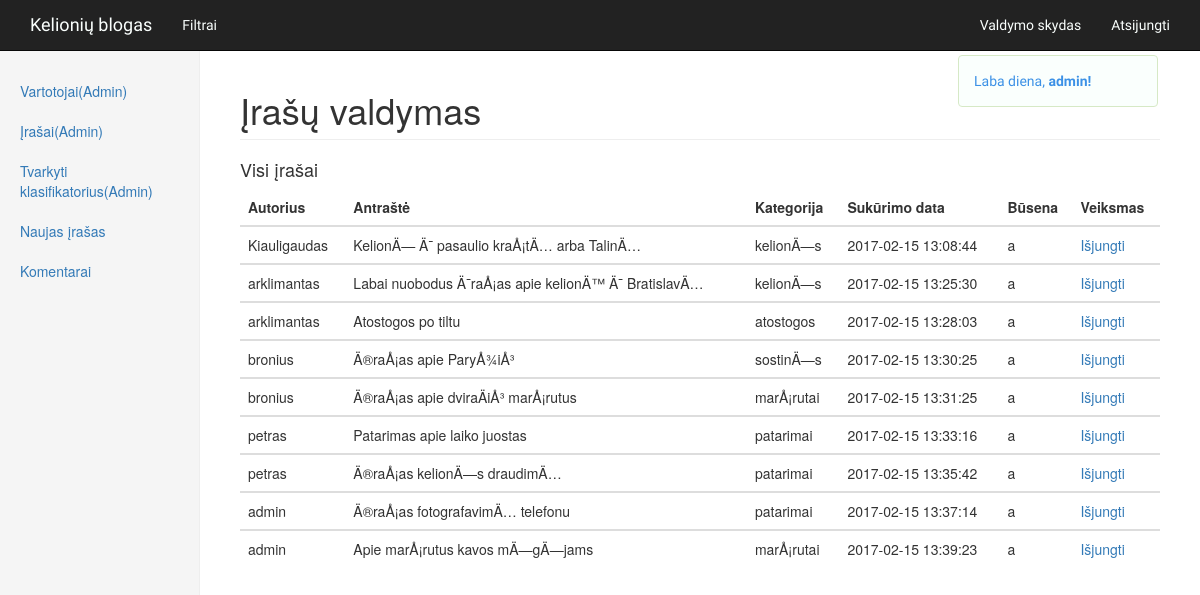
Screenshot of /admin.php?type=entries (signed in) with the database file from the repository.
### tables this page shows
CREATE TABLE `users` (
  `id` int(11) NOT NULL,
  `username` varchar(255) NOT NULL,
  `email` varchar(255) NOT NULL,
  `password` varchar(255) NOT NULL,
  `user_level` int(11) NOT NULL DEFAULT '3',
  `type` varchar(11) NOT NULL DEFAULT 'a',
  `timestamp` datetime NOT NULL DEFAULT CURRENT_TIMESTAMP
);

CREATE TABLE `entries` (
  `id` int(11) NOT NULL,
  `user_id` varchar(100) NOT NULL,
  `title` varchar(2000) NOT NULL,
  `entry` text NOT NULL,
  `category_id` int(11) NOT NULL,
  `timestamp` datetime NOT NULL DEFAULT CURRENT_TIMESTAMP,
  `status` varchar(11) NOT NULL DEFAULT 'a',
  `picture` varchar(255) NOT NULL DEFAULT 'http://lorempixel.com/950/600/'
);

CREATE TABLE `category` (
  `id` int(11) NOT NULL,
  `category_name` varchar(255) NOT NULL,
  `status` varchar(10) NOT NULL DEFAULT 'a'
);

### functions.php (called while the page is built, shortened)
<?php
include('config.php');
function loggedIn(){
    if(isset($_SESSION['user_id']) AND !empty($_SESSION['user_id'])){
        return true;
    }else{
        return false;
    }
}
if(loggedIn()){
    $my_id = $_SESSION['user_id'];
    $user_query = mysqli_query($db_connect, "SELECT username, user_level FROM users WHERE id = '$my_id'");
    $run_user = mysqli_fetch_array($user_query);
    $username = $run_user['username'];
    $user_level = $run_user['user_level'];
}

### admin.php (the view, shortened to what this page needs)
<?php
include('head.php');
include('functions.php');
include('navbar.php');
if(loggedIn()){
?>
<div class="container-fluid ">
    <div class="row">
        <div class="col-sm-3 col-md-2 sidebar">
            <ul class="nav nav-sidebar">
            <?php if($user_level == 1){
                ?>
                    <li ><a href="admin.php?type=user">Vartotojai(Admin)</a></li>
                    <li><a href="admin.php?type=entries">Įrašai(Admin)</a></li>
                    <li><a href="admin.php?type=add-category">Tvarkyti klasifikatorius(Admin)</a></li>
                    <?php
            }
            ?>
                    <li><a href="add-post.php">Naujas įrašas</a></li>
                    <li><a href="admin.php?type=comment">Komentarai</a></li>
            </ul>
        </div>
    </div>
</div>
<?php
if (isset($_GET['type']) AND $_GET['type']==='user'){
    if($user_level == 1){
?>
<div class="col-sm-9 col-sm-offset-3 col-md-10 col-md-offset-2 main">
    <h1 class="page-header">Vartotojų valdymas</h1>
    <h4 class="sub-header">Vartotojų sąrašas</h4>
          <div class="table-responsive">
            <table class="table table-hover">
                <thead>
                    <tr>
                    <th>Vartotojo vardas</th>
                    <th>el. paštas</th>
                    <th>Rolė</th>
                    <th>Būsena</th>
                    <th>Sukūrimo data</th>
                    <th>Veiksmai</th>
                    </tr>
                </thead>
        <?php
            $list_query = mysqli_query($db_connect, "SELECT id, username, email, user_level, type, timestamp FROM users");
            while($run_list = mysqli_fetch_array($list_query)){
                $list_id = $run_list['id'];
                $list_username = $run_list['username'];
                $list_email = $run_list['email'];
                $list_user_level = $run_list['user_level'];
                $list_type = $run_list['type'];
                $list_timestamp = $run_list['timestamp'];
                if($list_type == 'a'){
                    $list_type = 'Aktyvus';
                } else {
                    $list_type = 'Deaktyvuotas';
                }
                $level_query = mysqli_query($db_connect, "SELECT name FROM user_level WHERE id = '{$list_user_level}'");
                while($run_level = mysqli_fetch_array($level_query)){
                    $list_user_level = $run_level['name'];
                ?>
                <tbody>
                    <tr>
                        <td><a href="single-user.php?username=<?=$list_username?>"><?=$list_username?></a></td>
                        <td><?=$list_email?></td>
                        <td><?=$list_user_level?></td>
                        <td><?=$list_type?></td>
                        <td><?=$list_timestamp?></td>
                        <?php
                          if($list_type == 'Aktyvus'){
                        ?>
                        <td><a href="ban-user.php?status=<?=$list_type?>&userid=<?=$list_id?>">BAN</a></form></td>
                        <?php } else { ?>
                        <td><a href="ban-user.php?status=<?=$list_type?>&userid=<?=$list_id?>">UNBAN</a></form></td>
                      <?php } ?>
                    </tr>
                </tbody>
                <?php
            }
          }
        ?>
    </table>
    </div>
    </div>
<?php
    }else{
    ?>
        <div class="col-sm-9 col-sm-offset-3 col-md-10 col-md-offset-2 main">
            <h1 class="page-header">Neturite teisės</h1>
        </div>
    <?php
    }
}elseif (isset($_GET['type']) AND $_GET['type']==='entries' ){
    if($user_level == 1){
?>
    <div class="col-sm-9 col-sm-offset-3 col-md-10 col-md-offset-2 main">
    <h1 class="page-header">Įrašų valdymas</h1>
    <h4 class="sub-header">Visi įrašai</h4>
            <div class="table-responsive">
                <table class="table table-hover">
                    <thead>
                        <tr>
                        <th>Autorius</th>
                        <th>Antraštė</th>
                        <th>Kategorija</th>
                        <th>Sukūrimo data</th>
                        <th>Būsena</th>
                        <th>Veiksmas</th>
                        </tr>
                    </thead>
        <?php
            $list_query = mysqli_query($db_connect, "SELECT * FROM entries");
            while($run_list = mysqli_fetch_array($list_query)){
                $list_user_id = $run_list['user_id'];
                $list_title = $run_list['title'];
                $list_category_id = $run_list['category_id'];
                $list_timestamp = $run_list['timestamp'];
                $list_status = $run_list['status'];
                $list_id = $run_list['id'];
                $query_username = mysqli_query($db_connect, "SELECT username FROM users WHERE id = '{$list_user_id}'");
                while($list_username = mysqli_fetch_array($query_username)){
                    $list_username_name = $list_username['username'];
                    }
                $query_category = mysqli_query($db_connect, "SELECT category_name FROM category WHERE id = '{$list_category_id}'");
                while($list_category = mysqli_fetch_array($query_category)){
                    $list_category_name = $list_category['category_name'];
                    }
                ?>
                <tbody>
                    <tr>
                        <td><?=$list_username_name?></td>
                        <td><?=$list_title?></td>
                        <td><?=$list_category_name  ?></td>
                        <td><?=$list_timestamp?></td>
                        <td><?=$list_status?></td>
                        <?php if ($list_status == 'a'){ ?>
                        <td><a href="toggle-entry.php?status=<?=$list_status?>&list_id=<?=$list_id?>">Išjungti</a></td>
                        <?php } else{ ?>
                          <td><a href="toggle-entry.php?status=<?=$list_status?>&list_id=<?=$list_id?>">Įjungti</a></td>
                          <?php
                        } ?>
                    </tr>
                </tbody>
                <?php
            }
        ?>
    </table>
    </div>
    </div>
    <?php
    }else{
    ?>
        <div class="col-sm-9 col-sm-offset-3 col-md-10 col-md-offset-2 main">
            <h1 class="page-header">Neturite teisės</h1>
        </div>
    <?php
    }
}elseif (isset($_GET['type']) AND $_GET['type']==='add-category' ){
    if($user_level ==1){
    ?>
        <div class="col-sm-9 col-sm-offset-3 col-md-10 col-md-offset-2 main">
            <h1 class="page-header">Klasifikatorių tvarkymas</h1>
                <ul class="nav nav-tabs">
                    <li class="active"><a data-toggle="tab" href="#category">Įrašų kategorijos</a></li>
                    <li><a data-toggle="tab" href="#users">Userių lygiai</a></li>
                </ul>
                <div class="tab-content">
                    <div id="category" class="tab-pane fade in active">
                        <h3>Įrašų kategorijos</h3>
                        <div class="table-responsive">
                        <table class="table table-hover">
                            <thead>
                            <tr>
                                <th>Kategorija</th>
                                <th>Būsena</th>
                            </tr>
                        </thead>
                        <?php
                        $sql = mysqli_query($db_connect, "SELECT * FROM category");
                        while($list = mysqli_fetch_array($sql)){
                            $list_category_id = $list['id'];
                            $list_category_name = $list['category_name'];
                            $list_status = $list['status'];
                        ?>
                        <tbody>
							<tr>
								<td><?=$list_category_name?></td>
                                <?php if($list_status == 'a'){ ?>
								<td><a href="delete-category.php?category_name=<?=$list_category_name?>">Panaikinti</a></td>
                                <?php } else
                                { ?>
                                    <td><a href="activate-category.php?category_name=<?=$list_category_name?>">Aktyvuoti</a></td>
                                    <?php
                                }
                                ?>
							</tr>
                        </tbody>
				<?php
            }
                ?>
                        </table>
                    </div>
                    <div>
                        <form action="add-category.php" method="POST">
                        <input type="text" name="category_new">
                        <input type="submit" value="Pridėti">
                        </form>
                    </div>
            </div>
                    <div id="users" class="tab-pane fade">
                        <h3>Userių lygiai</h3>
                        <p>TO DO: Atvaizduoti visas userių levelius leisti juos redaguoti (pavadinimus) ir leisti pridėti naujų.</p>
						<a>Pridėti naują<a>
                    </div>
			</div>
		</div>
    <?php
    }else{
    ?>
        <div class="col-sm-9 col-sm-offset-3 col-md-10 col-md-offset-2 main">
            <h1 class="page-header">Neturite teisės</h1>
        </div>
    <?php
    }
?>
<?php
}elseif (isset($_GET['type']) AND $_GET['type']==='comment' ){
  if($user_level == 1 || $user_level == 2){
    ?>
        <div class="col-sm-9 col-sm-offset-3 col-md-10 col-md-offset-2 main">
        <h1 class="page-header">Komentarų valdymas</h1>
        <div class="table-responsive">
          <table class="table table-hover">
            <thead>
              <tr>
                  <th>Straipsnio antraštė</th>
                  <th>Komentaro autorius</th>
                  <th>Komentaro būsena</th>
                  <th>Komentaro data</th>
                  <th>Komentaro pradžia</th>
                  <th>Veiksmas</th>
              </tr>
          </thead>
          <?php
          $sql = mysqli_query($db_connect, "SELECT * FROM comments");
          while($list = mysqli_fetch_array($sql)){
              $list_entry_id = $list['entry_id'];
              $list_user = $list['user_id'];
              $list_status = $list['status'];
              $list_comment = substr($list['comment'], 0, 35);
              $list_time = $list['timestamp'];
              $list_id = $list['id'];
              if($list_user != 0){
                $user_query = mysqli_query($db_connect, "SELECT * FROM users WHERE id = '{$list_user}'");
                while($run_user = mysqli_fetch_array($user_query)){
                  $username = $run_user['username'];
                }}else {
                  $username = 'Anonimas';
                }
              if($list_status == 'a'){
                $status = 'Rodomas';
              } elseif($list_status == 'd'){
                $status = 'Nerodomas';
              }
              $title_query = mysqli_query($db_connect, "SELECT title FROM entries WHERE id = '{$list_entry_id}'");
              while($run_title = mysqli_fetch_array($title_query)){
                $title = $run_title['title'];
              }
          ?>
          <tbody>
            <tr>
              <td><?=$title?></td>
              <td><?=$username?></td>
              <td><?=$status?></td>
              <td><?=$list_time?></td>
              <td><?=$list_comment?></td>
              <?php if($status == 'Rodomas'){?>
              <td><a href="toggle-comment.php?status=<?=$status?>&list_id=<?=$list_id?>">Nerodyti</a></td> <?php
            } else{ ?>
              <td><a href="toggle-comment.php?status=<?=$status?>&list_id=<?=$list_id?>">Rodyti</a></td>
            <?php  } ?>
            </tr>
          </tbody>
        <?php
      } ?>
        </table>
    </div>
  </div>
<?php
}
?>
<?php
}elseif (isset($_GET['type']) AND $_GET['type']==='smth' ){
?>
    <div class="col-sm-9 col-sm-offset-3 col-md-10 col-md-offset-2 main">
    <h1 class="page-header">Dar kažko valdymas valdymas</h1>
<?php
}elseif (isset($_GET['type']) AND $_GET['type']==='smth' ){
?>
    <div class="col-sm-9 col-sm-offset-3 col-md-10 col-md-offset-2 main">
    <h1 class="page-header">Dar kažko valdymas valdymas</h1>
<?php
}
else {
    ?>
    <div class="col-sm-9 col-sm-offset-3 col-md-10 col-md-offset-2 main">
        <h1 class="page-header">Pasirinkite ką norite daryti iš meniu kairėje</h1>
    </div>
<?php
}
} else{
    ?>
    <div class="container">
        <div class="alert alert-danger"  role="alert"><h4>Jūs neprisijungęs kaip administratorius!</h4></div>
    </div>
<?php
}
?>

### navbar.php (shortened to what this page needs)
    <nav class="navbar navbar-inverse navbar-fixed-top" role="navigation">
        <div class="container customfont-style">
            <div class="navbar-header">
                <a class="navbar-brand font-navrow" href="index.php">Kelionių blogas</a>
            </div>
            <div class="collapse navbar-collapse font-navrow" id="bs-example-navbar-collapse-1">
                 <ul class="nav navbar-nav">
                    <li><a href="#" id="toggle-filter-div">Filtrai</a></li>
                </ul>
                <ul class="nav navbar-nav navbar-right">
<?php
if(loggedIn()){
?>
                    <li><a href="admin.php">Valdymo skydas</a></li>
                    <li><a href="logout.php">Atsijungti</a></li>
                    <?php
                    }else{
                        ?>
                    <li><a data-toggle="modal"  href="index.php#login-modal">Prisijungti</a></li>
                    <?php
                    }
                    ?>
                </ul>
            </div>
        </div>
<?php
if(loggedIn()){	?>
		 <div class="alert alert-success alert-style" id="hello-login-popup">
	<script type="text/javascript">document.write(hello)</script><strong><?=$username?>! </strong>
</div> <?php } ?>
    </nav>

### css/custom.css (style rules this page uses)
.navbar-inverse .navbar-brand { color: #FAFFFD; }
.customfont-style { font-family: 'Basic', sans-serif; }
.alert-style { width: 200px; position: absolute; right: 42px; top: 55px; }
.alert-success { color: #3C91E6; background-color: #FAFFFD; font-family: 'Basic', sans-serif; }
.font-navrow { font-family: 'Freckle Face', cursive; }
.navbar-inverse .navbar-nav>li>a { color: #FAFFFD; }
.sidebar { display: none; }
@media (min-width: 768px) { .sidebar { position: fixed; top: 51px; bottom: 0; left: 0; z-index: 1000; display: block; padding: 20px; overflow-x: hidden; overflow-y: auto; background-color: #f5f5f5; border-right: 1px solid #eee; } }
.nav-sidebar { margin-right: -21px; margin-bottom: 20px; margin-left: -20px; }
.nav-sidebar>li>a { padding-right: 20px; padding-left: 20px; }
.main { padding: 20px; }
@media (min-width: 768px) { .main { padding-right: 40px; padding-left: 40px; } }
.main .page-header { margin-top: 0; }

### rows the page displays
users: username "admin"
entries: user.username "Kiauligaudas", title "KelionÄ— Ä¯ pasaulio kraÅ¡tÄ… arba TalinÄ…", category.category_name "kelionÄ—s", timestamp "2017-02-15 13:08:44", status "a"
entries: user.username "arklimantas", title "Labai nuobodus Ä¯raÅ¡as apie kelionÄ™ Ä¯ BratislavÄ…", category.category_name "kelionÄ—s", timestamp "2017-02-15 13:25:30", status "a"
entries: user.username "arklimantas", title "Atostogos po tiltu", category.category_name "atostogos", timestamp "2017-02-15 13:28:03", status "a"
entries: user.username "bronius", title "Ä®raÅ¡as apie ParyÅ¾iÅ³", category.category_name "sostinÄ—s", timestamp "2017-02-15 13:30:25", status "a"
entries: user.username "bronius", title "Ä®raÅ¡as apie dviraÄiÅ³ marÅ¡rutus", category.category_name "marÅ¡rutai", timestamp "2017-02-15 13:31:25", status "a"
entries: user.username "petras", title "Patarimas apie laiko juostas", category.category_name "patarimai", timestamp "2017-02-15 13:33:16", status "a"
entries: user.username "petras", title "Ä®raÅ¡as kelionÄ—s draudimÄ…", category.category_name "patarimai", timestamp "2017-02-15 13:35:42", status "a"
entries: user.username "admin", title "Ä®raÅ¡as fotografavimÄ… telefonu", category.category_name "patarimai", timestamp "2017-02-15 13:37:14", status "a"
entries: user.username "admin", title "Apie marÅ¡rutus kavos mÄ—gÄ—jams", category.category_name "marÅ¡rutai", timestamp "2017-02-15 13:39:23", status "a"
